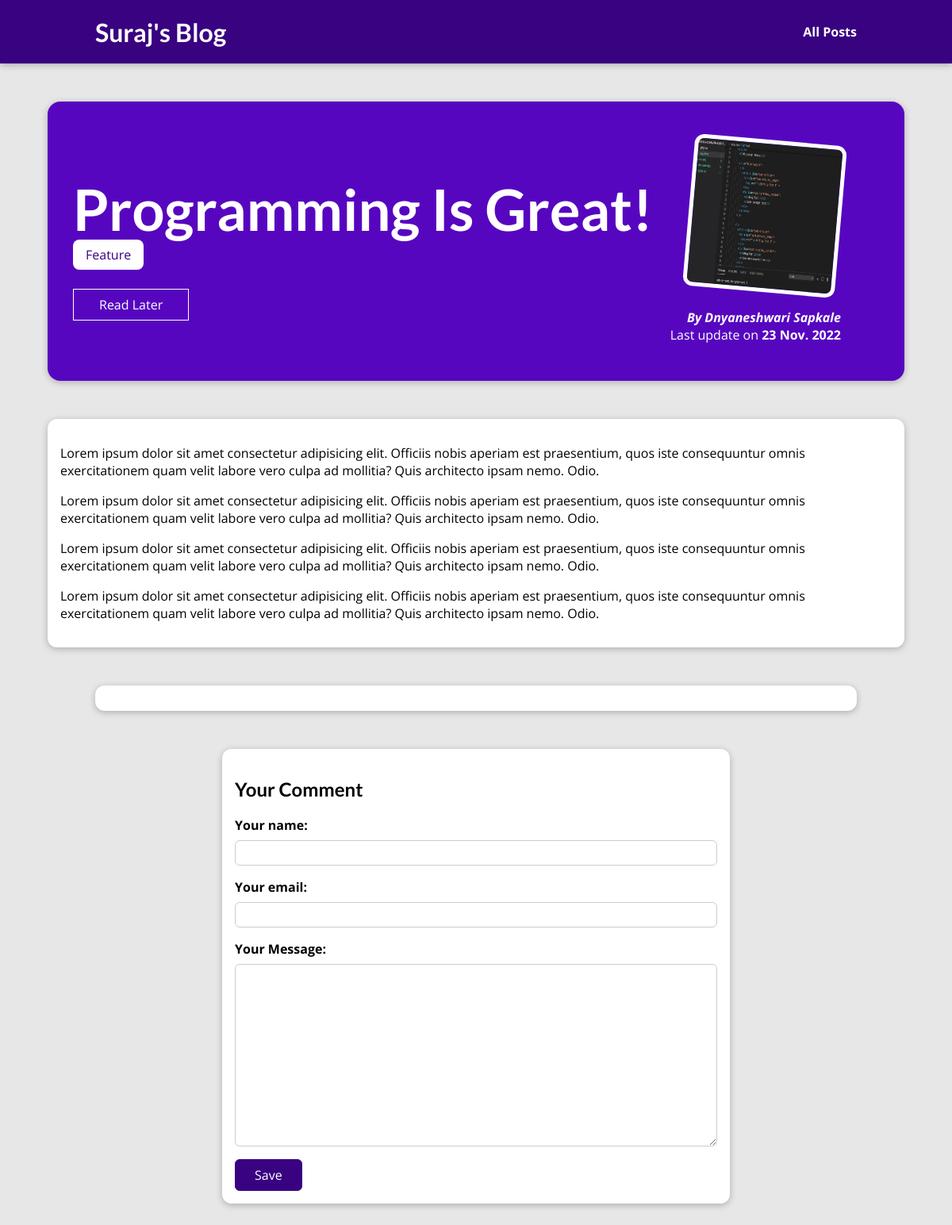
Page /posts/programming-is-fun on the committed database.
### blog/models.py (models this page shows, shortened)
class Post(models.Model):
    title = models.CharField(max_length=200)
    author = models.ForeignKey(
        Author, on_delete=models.SET_NULL, null=True, default=None, related_name="posts")
    excerpt = models.CharField(max_length=1000)
    image = models.ImageField(upload_to="posts", null=True)
    date = models.DateField(auto_now=True)
    slug = models.SlugField(unique=True, db_index=True, default=None)
    content = models.TextField(validators=[MinLengthValidator(10)])
    tags = models.ManyToManyField(Tag)

class Tag(models.Model):
    caption = models.CharField(max_length=20)

class Author(models.Model):
    first_name = models.CharField(max_length=55)
    last_name = models.CharField(max_length=55)
    email = models.EmailField(max_length=254)
    def full_name(self):
        return f"{self.first_name} {self.last_name}"
    def __str__(self):
        return self.full_name()

### blog/views.py (the view, shortened to what this page needs)
# urls.py: path("posts/<slug:slug>", views.DetailedPostView.as_view(),
class DetailedPostView(View):
    def get(self, request, slug):
        post = Post.objects.get(slug=slug)
        context = {
            "post": post,
            "post_tags": post.tags.all(),
            "comment_form": CommentForm(),
            "comments": post.comments.all().order_by("-id")
        }
        return render(request, "blog/post-detail.html", context)

### blog/forms.py
class CommentForm(forms.ModelForm):
    class Meta:
        model = Comment
        exclude = ["post"]
        labels = {
            "user_name": "Your name",
            "user_email": "Your email",
            "text": "Your Message"
        }

### blog/templates/blog/post-detail.html (shortened to what this page needs)
{% extends "base.html" %}
{% load static %}
{% block css_files %}
  <link rel="stylesheet" href="{% static "blog/post-detail.css" %}"/>
{% endblock css_files %}
 {% block content %}
  <section id="summary">
    <h2>{{ post.title }}</h2>
    <div>
      {% for tag in post_tags  %}
        <span class="tag">{{ tag.caption }}</span>
      {% endfor %}
    </div>
    <div id="read-later">
      <form action="{% url 'read-later' %}" method="POST">
        <button>Read Later</button>
      </form>
    </div>
    <article>
      <img src="{{ post.image.url }}" alt={{ post.title }}/>
      <address> By <a href="{{ post.author.email }}">{{ post.author }}</a></address>
      <div>
        Last update on <time> {{ post.date|date:"d N Y" }}</time>
      </div>
    </article>
  </section>
  <main>
      {{ post.content|linebreaks }}
  </main>
<section id="comments">
</section>
  <section id="comment-form">
    <h2>Your Comment</h2>
    <form action="{% url "post-detail-page" post.slug %}" method="POST">
      {% for form_field in comment_form %}
        <div class="form-control {% if form_field.errors %}invalid{% endif %}">
          {{ form_field.label_tag }}
          {{ form_field }}
        </div>
      {% endfor %}
      <button>Save</button>
    </form>
  </section>
  {% endblock %}

### my_site/static/app.css (style rules this page uses)
* { box-sizing: border-box; }
html { font-family: 'Open Sans', 'Lato', sans-serif; }
body { margin: 0; }
h1, h2, h3 { font-family: 'Lato', sans-serif; font-weight: bold; }

### blog/static/blog/post-detail.css (style rules this page uses)
body { background-color: #e7e7e7; }
#summary { margin: 8rem auto 3rem auto; padding: 2rem; width: 90%; max-width: 90rem; border-radius: 16px; background-color: #5706c0; position: relative; box-shadow: 0 2px 8px rgba(0, 0, 0, 0.25); height: 22rem; }
#summary h2 { color: white; font-size: 4.5rem; margin-bottom: 0.25rem; }
#summary article { position: absolute; top: 2rem; right: 3rem; padding: 1rem 2rem; border-radius: 12px; text-align: right; color: white; }
#summary article img { width: 12rem; height: 12rem; border-radius: 12px; transform: rotateZ(5deg); border: 5px solid white; margin-bottom: 1rem; }
#summary address { font-weight: bold; }
#summary a { color: white; text-decoration: none; }
#summary time { font-weight: bold; }
#read-later { margin: 2rem 0; }
#read-later button { background-color: transparent; border: 1px solid white; padding: 0.5rem 2rem; font: inherit; color: white; cursor: pointer; }
main { width: 90%; max-width: 90rem; margin: 3rem auto; background-color: white; padding: 1rem; border-radius: 12px; box-shadow: 0 2px 8px rgba(0, 0, 0, 0.25); }
.tag { background-color: white; color: #390281; padding: 0.5rem 1rem; border-radius: 8px; }
#comment-form { margin: 3rem auto; width: 90%; max-width: 40rem; border-radius: 12px; background-color: white; box-shadow: 0 2px 8px rgba(0, 0, 0, 0.25); padding: 1rem; }
#comment-form button { font: inherit; background-color: #390281; color: white; border: 1px solid #390281; padding: 0.5rem 1.5rem; border-radius: 6px; cursor: pointer; }
.form-control { margin-bottom: 1rem; }
.form-control label { font-weight: bold; margin-bottom: 0.5rem; display: block; }
.form-control input, .form-control textarea { display: block; width: 100%; font: inherit; padding: 0.25rem; border-radius: 6px; border: 1px solid #ccc; }
#comments { margin: 3rem auto; width: 90%; max-width: 60rem; border-radius: 12px; background-color: white; box-shadow: 0 2px 8px rgba(0, 0, 0, 0.25); padding: 1rem 2rem; }

### rows in the picture
Post: title "Programming Is Great!", image (picture), author "Dnyaneshwari Sapkale", date "23 Nov. 2022", content "Lorem ipsum dolor sit amet consectetur adipisicing elit. Officiis nobis aperiam est praesentium, quos iste consequuntur omnis exercitationem quam velit labore vero culpa ad mollitia? Quis architecto ipsam nemo. Odio. Lorem ipsum dolor sit amet consectetur adipisicing elit. Officiis nobis aperiam est praesentium, quos iste consequuntur omnis exercitationem quam velit labore vero culpa ad mollitia? Quis architecto ipsam nemo. Odio. Lorem ipsum dolor sit amet consectetur adipisicing elit. Officiis nobis aperiam est praesentium, quos iste consequuntur omnis exercitationem quam velit labore vero culpa ad mollitia? Quis architecto ipsam nemo. Odio. Lorem ipsum dolor sit amet consectetur…"
Tag: caption "Feature"
